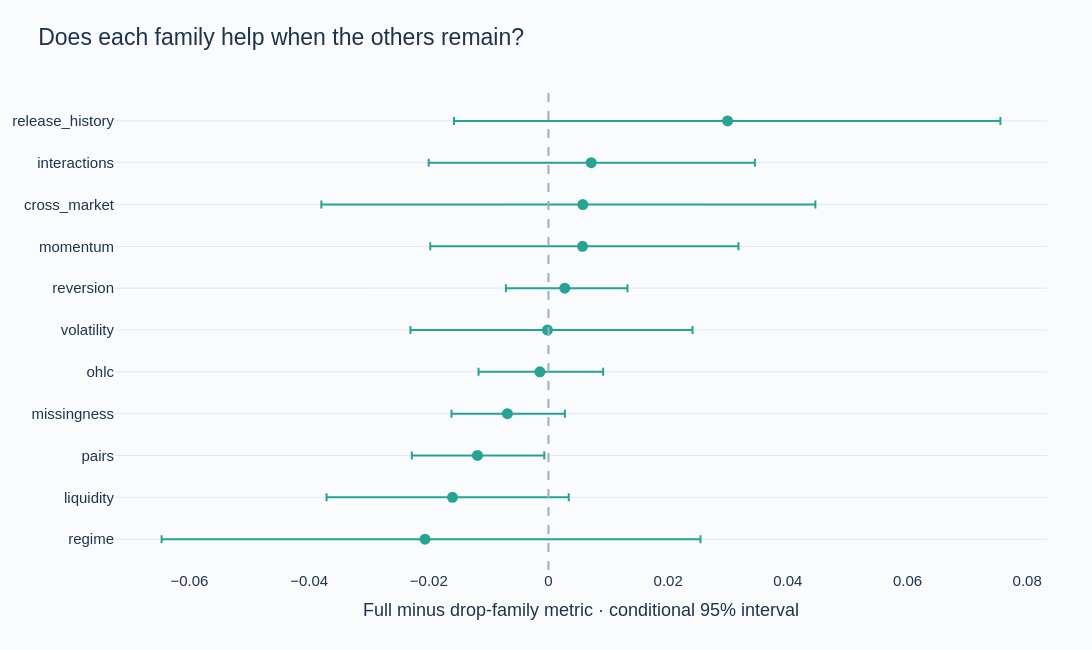

This figure's notebook cell:
### Markdown cell above
## Conditional ablations: remove one family and refit

Every non-reference family is removed from the extended aligned representation while the same screening rule and estimator are refit. Positive deltas favor the full representation; negative deltas favor removal. An ablation measures the whole pipeline's dependence on a family, including replacement features selected after removal.

### Code cell
drops = bounds.loc[(bounds.block_dates == 20) & (bounds.variant == "aligned_extended") & bounds.reference.str.startswith("drop_")].sort_values("delta").copy()
drops["Family"] = drops.reference.str.removeprefix("drop_")
lo = drops.conditional_95_interval.map(lambda a: a[0])
hi = drops.conditional_95_interval.map(lambda a: a[1])
fig = go.Figure(go.Scatter(x=drops.delta, y=drops.Family, mode="markers", marker={"size": 11, "color": "#27A394"},
    error_x={"type": "data", "symmetric": False, "array": hi - drops.delta, "arrayminus": drops.delta - lo}))
fig.add_vline(x=0, line_dash="dash", line_color="#9EAFBF")
fig.update_layout(title="Does each family help when the others remain?", xaxis_title="Full minus drop-family metric · conditional 95% interval")
show_figure(fig, root, "conditional_ablations", 650)

### Figure 1 — Plotly figure (JSON) as saved in the notebook; plotly's stock layout.template omitted (floating-point values rounded to 4 significant figures)
{"data": [{"error_x": {"array": [0.04603, 0.01943, 0.01117, 0.009603, 0.01057, 0.02424, 0.01048, 0.02606, 0.03887, 0.02736, 0.04559], "arrayminus": [0.04403, 0.02105, 0.01097, 0.009347, 0.01025, 0.02289, 0.00983, 0.02545, 0.0437, 0.02715, 0.04572], "symmetric": false, "type": "data"}, "marker": {"color": "#27A394", "size": 11}, "mode": "markers", "type": "scatter", "x": [-0.02062, -0.01603, -0.01187, -0.006858, -0.001434, -0.0001683, 0.002722, 0.005695, 0.005742, 0.007139, 0.02993], "y": ["regime", "liquidity", "pairs", "missingness", "ohlc", "volatility", "reversion", "momentum", "cross_market", "interactions", "release_history"]}], "layout": {"colorway": ["#1F6C99", "#27A394", "#EDAF43", "#D76C64", "#8070A6"], "font": {"color": "#20334D", "family": "Arial", "size": 15}, "height": 650, "margin": {"b": 80, "l": 85, "r": 45, "t": 90}, "paper_bgcolor": "#FAFBFD", "plot_bgcolor": "#FAFBFD", "shapes": [{"line": {"color": "#9EAFBF", "dash": "dash"}, "type": "line", "x0": 0, "x1": 0, "xref": "x", "y0": 0, "y1": 1, "yref": "y domain"}], "title": {"font": {"size": 23}, "text": "Does each family help when the others remain?", "x": 0.035}, "width": 1120, "xaxis": {"showgrid": false, "title": {"text": "Full minus drop-family metric · conditional 95% interval"}, "zeroline": false}, "yaxis": {"gridcolor": "#E3E9F0", "zerolinecolor": "#9EAFBF"}}}
